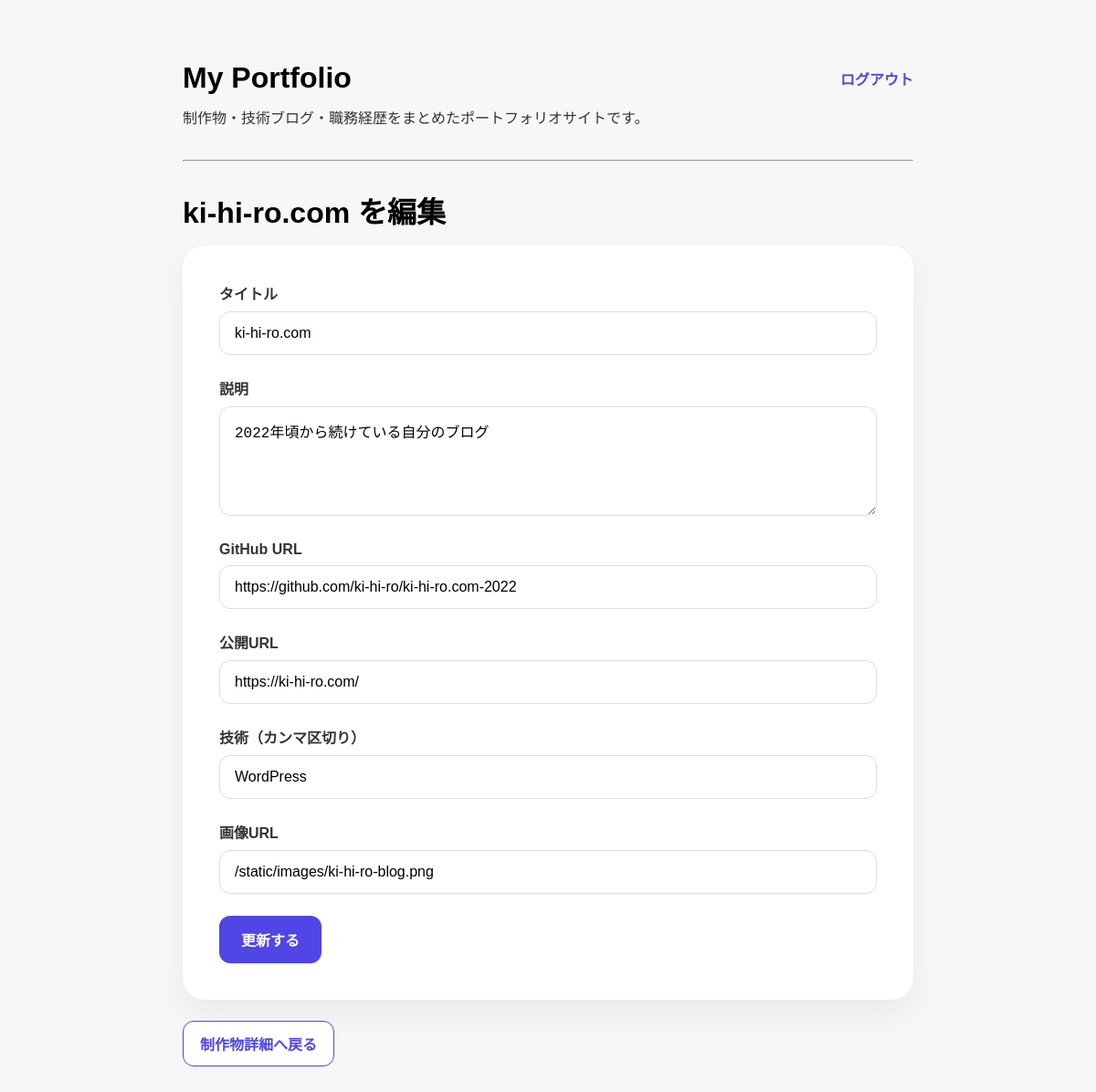
Screenshot of /works-page/1/edit (signed in) with the database file from the repository.
### app/models.py (models this page shows)
class Work(Base):
    __tablename__ = "works"
    id = Column(Integer, primary_key=True, index=True)
    title = Column(String, nullable=False)
    description = Column(Text, nullable=False)
    github_url = Column(String)
    app_url = Column(String)
    tech_stack = Column(String)
    posts = relationship(
        "Post",
        back_populates="work"
    )
    image_url = Column(String)
    created_at = Column(DateTime, default=datetime.now)

### app/routers/works.py (the view)
@router.get("/works-page/{work_id}/edit")
def edit_work_page(work_id: int, request: Request, db: Session = Depends(get_db)):
    work = db.query(models.Work).filter(models.Work.id == work_id).first()
    return templates.TemplateResponse(
        request,
        "edit_work.html",
        {
            "work": work,
            "is_logged_in": "user_id" in request.session
        }
    )

### app/templates/edit_work.html
{% extends "base.html" %}
{% block content %}
<h1 class="section-title">
  {{ work.title }} を編集
</h1>
<form
  action="/works-page/{{ work.id }}/edit"
  method="post"
  class="form-card"
>
  <div class="form-group">
    <label>タイトル</label>
    <input
      class="form-input"
      type="text"
      name="title"
      value="{{ work.title }}"
    >
  </div>
  <div class="form-group">
    <label>説明</label>
    <textarea
      class="form-textarea"
      name="description"
    >{{ work.description }}</textarea>
  </div>
  <div class="form-group">
    <label>GitHub URL</label>
    <input
      class="form-input"
      type="text"
      name="github_url"
      value="{{ work.github_url }}"
    >
  </div>
  <div class="form-group">
    <label>公開URL</label>
    <input
      class="form-input"
      type="text"
      name="app_url"
      value="{{ work.app_url }}"
    >
  </div>
  <div class="form-group">
    <label>技術（カンマ区切り）</label>
    <input
      class="form-input"
      type="text"
      name="tech_stack"
      value="{{ work.tech_stack }}"
    >
  </div>
  <div class="form-group">
    <label>画像URL</label>
    <input
      class="form-input"
      type="text"
      name="image_url"
      value="{{ work.image_url }}"
    >
  </div>
  <button
    type="submit"
    class="primary-button"
  >
    更新する
  </button>
</form>
<a
  href="/works-page/{{ work.id }}"
  class="btn-back"
>
  制作物詳細へ戻る
</a>
{% endblock %}

### app/static/style.css (style rules this page uses)
:root { --color-bg: #f7f7f7; --color-surface: #ffffff; --color-text: #333333; --color-muted: #555555; --color-subtle: #6b7280; --color-border: #dddddd; --color-primary: #4f46e5; --color-primary-dark: #4338ca; --color-primary-light: #eef2ff; --color-danger: #ef4444; --color-danger-light: #fee2e2; --radius-sm: 8px; --radius-md: 12px; --radius-lg: 16px; --radius-xl: 20px; --radius-2xl: 24px; --radius-pill: 999px; --shadow-sm: 0 4px 12px rgba(0, 0, 0, 0.08); --shadow-md: 0 8px 24px rgba(0, 0, 0, 0.06); --shadow-lg: 0 16px 40px rgba(0, 0, 0, 0.06); }
body { max-width: 800px; margin: 40px auto; padding: 0 20px; background: var(--color-bg); color: var(--color-text); font-family: sans-serif; }
h1 { color: #000; }
a { color: inherit; }
.section-title { margin-top: 30px; margin-bottom: 16px; font-size: 2rem; font-weight: 700; }
.primary-button, .section-header nav a { display: inline-flex; align-items: center; justify-content: center; padding: 14px 24px; border: none; border-radius: var(--radius-md); background: var(--color-primary); color: #fff; font-size: 16px; font-weight: 700; text-decoration: none; cursor: pointer; }
.btn-outline, .btn-danger, .btn-back { display: inline-flex; align-items: center; justify-content: center; box-sizing: border-box; border-radius: var(--radius-md); background: var(--color-surface); font-size: 16px; font-weight: 700; text-decoration: none; cursor: pointer; }
.btn-back { gap: 8px; margin-bottom: 16px; padding: 12px 18px; border: 1px solid var(--color-primary); color: var(--color-primary); transition: all 0.2s ease; }
.form-card { margin-bottom: 23px; padding: 40px; border-radius: var(--radius-2xl); background: var(--color-surface); box-shadow: var(--shadow-lg); }
.form-group { margin-bottom: 24px; }
.form-group label { display: block; margin-bottom: 8px; font-weight: 700; }
.form-input, .form-textarea, input, textarea { box-sizing: border-box; width: 100%; padding: 14px 16px; border: 1px solid var(--color-border); border-radius: var(--radius-md); font-size: 16px; }
.form-textarea { min-height: 120px; }
form { margin: 0; }

### rows the page displays
Work: title "ki-hi-ro.com", description "2022年頃から続けている自分のブログ", github_url "https://github.com/ki-hi-ro/ki-hi-ro.com-2022", app_url "https://ki-hi-ro.com/", tech_stack "WordPress", image_url "/static/images/ki-hi-ro-blog.png"
